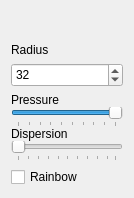
<?xml version="1.0" encoding="UTF-8"?>
<ui version="4.0">
 <class>SprayCanSettingsWidget</class>
 <widget class="QWidget" name="SprayCanSettingsWidget">
  <property name="geometry">
   <rect>
    <x>0</x>
    <y>0</y>
    <width>134</width>
    <height>198</height>
   </rect>
  </property>
  <property name="windowTitle">
   <string>Form</string>
  </property>
  <layout class="QVBoxLayout" name="verticalLayout_2">
   <item>
    <layout class="QVBoxLayout" name="verticalLayout">
     <item>
      <spacer name="verticalSpacer">
       <property name="orientation">
        <enum>Qt::Vertical</enum>
       </property>
       <property name="sizeHint" stdset="0">
        <size>
         <width>20</width>
         <height>40</height>
        </size>
       </property>
      </spacer>
     </item>
     <item>
      <widget class="QLabel" name="label_3">
       <property name="text">
        <string>Radius</string>
       </property>
      </widget>
     </item>
     <item>
      <widget class="QSpinBox" name="radiusSpinBox">
       <property name="minimumSize">
        <size>
         <width>0</width>
         <height>24</height>
        </size>
       </property>
       <property name="value">
        <number>32</number>
       </property>
      </widget>
     </item>
     <item>
      <layout class="QVBoxLayout" name="verticalLayout_3">
       <property name="spacing">
        <number>0</number>
       </property>
       <item>
        <widget class="QLabel" name="label">
         <property name="text">
          <string>Pressure</string>
         </property>
        </widget>
       </item>
       <item>
        <widget class="QSlider" name="pressureSlider">
         <property name="minimum">
          <number>1</number>
         </property>
         <property name="maximum">
          <number>10</number>
         </property>
         <property name="pageStep">
          <number>1</number>
         </property>
         <property name="sliderPosition">
          <number>10</number>
         </property>
         <property name="orientation">
          <enum>Qt::Horizontal</enum>
         </property>
         <property name="tickPosition">
          <enum>QSlider::TicksBelow</enum>
         </property>
        </widget>
       </item>
       <item>
        <layout class="QVBoxLayout" name="verticalLayout_4">
         <property name="spacing">
          <number>0</number>
         </property>
         <item>
          <widget class="QLabel" name="label_2">
           <property name="text">
            <string>Dispersion</string>
           </property>
          </widget>
         </item>
         <item>
          <widget class="QSlider" name="dispersionSlider">
           <property name="minimum">
            <number>1</number>
           </property>
           <property name="maximum">
            <number>50</number>
           </property>
           <property name="singleStep">
            <number>5</number>
           </property>
           <property name="pageStep">
            <number>5</number>
           </property>
           <property name="orientation">
            <enum>Qt::Horizontal</enum>
           </property>
           <property name="tickPosition">
            <enum>QSlider::TicksBelow</enum>
           </property>
          </widget>
         </item>
        </layout>
       </item>
      </layout>
     </item>
     <item>
      <widget class="QCheckBox" name="rainbowCheckBox">
       <property name="text">
        <string>Rainbow</string>
       </property>
      </widget>
     </item>
    </layout>
   </item>
  </layout>
 </widget>
 <resources/>
 <connections/>
</ui>
